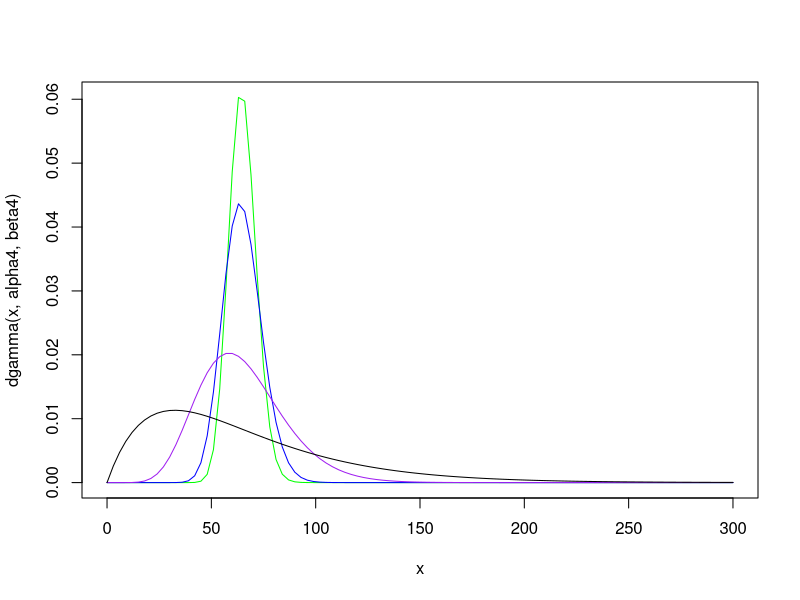

Here is the R script that generated this plot:
##########################################
##  Using gamma distributions as priors ##
##########################################


# Two equivalent ways of parameterising a gamma distribution

# First way
# Gamma distribution is defined by two parameters - shape and rate.
# Rate parameter is Beta
# Shape parameter is Alpha 
# Mean of a gamma dist is Alpha / Beta

# Second way 
# Gamma distribution is defined by two parameters - shape and scale.
# Shape parameter is kappa, which is equivalent to Alpha
# Scale parameter is theta, which is 1/beta. 

## Below is using the first way.

mean_t <- mean_G <- 65
alpha1 <- 2
beta1 <- alpha1/mean_t # ~0.03
alpha2 <- 10
beta2 <- alpha2/mean_t # ~0.15
alpha3 <- 50
beta3 <- alpha3/mean_t # ~0.77
alpha4 <- 100
beta4 <- alpha4/mean_t # ~1.54
curve( dgamma( x, alpha4, beta4 ), from = 0, to = 300, col = "green" )
curve( dgamma( x, alpha3, beta3 ), col = "blue", add = TRUE )
curve( dgamma( x, alpha2, beta2 ), col = "purple", add = TRUE)
curve( dgamma( x, alpha1, beta1 ), col = "black", add = TRUE )


## Let the mean be the target for your estimated parameter
## Then play with different values of alpha and beta to set how confident you are
## You can have it quite a wide interval, or narrow depending on uncertainty.
